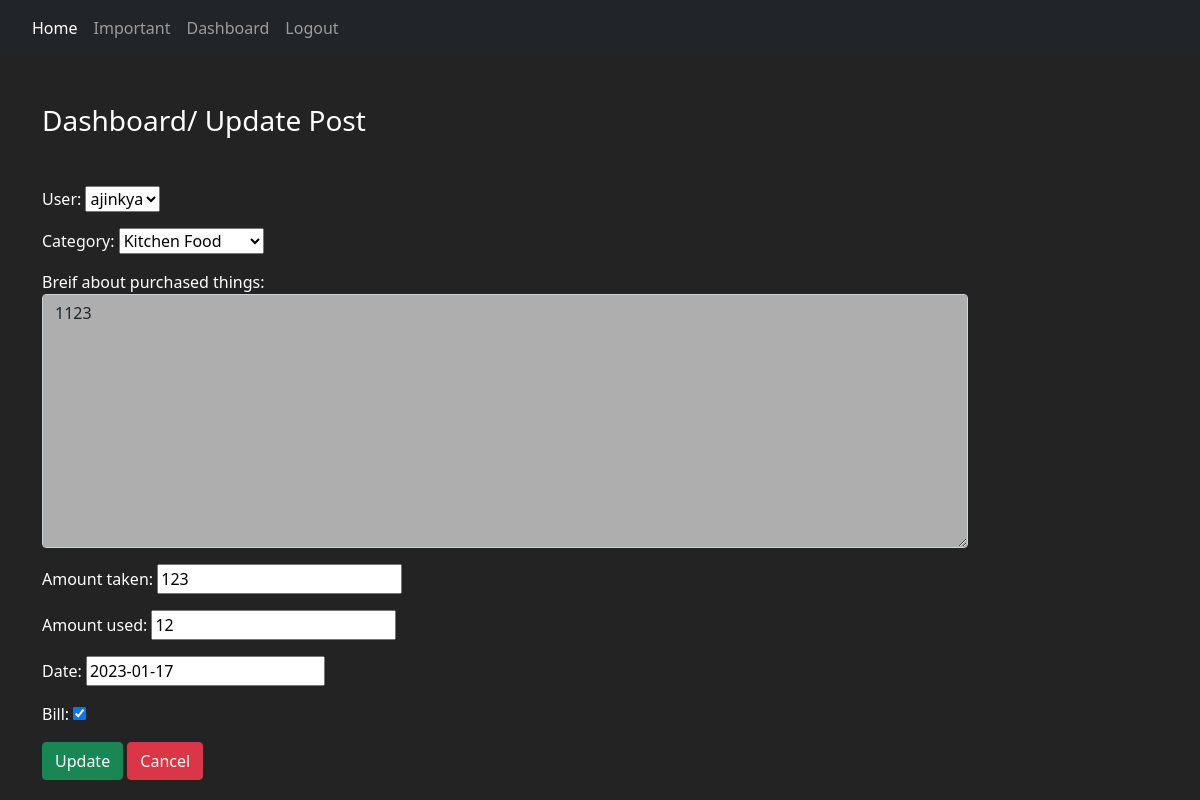
The page /updatepost/2/ (signed in) on the database its author committed.
### main/models.py (models this page shows, shortened)
class Post(models.Model):
    user = models.ForeignKey(User,default = 1, on_delete=models.CASCADE)
    category = models.CharField( max_length = 200, choices = SELECT_CATEGORY_CHOICES , default ='Food',null=True)
    amount_taken = models.BigIntegerField()
    amount_used = models.BigIntegerField()
    date = models.DateField(default = now,null=True)
    desc = models.TextField(null=True)
    bill = models.BooleanField(default=False)
    remaining = models.BooleanField(default=False)
    status = models.BooleanField(default=True)
    class Meta:
        db_table:'addmoney'

### main/views.py (the view)
# urls.py: path('updatepost/<int:id>/',views.update_post, name='updatepost'),
def update_post(request,id):
    if request.user.is_authenticated:
        if request.method == "POST":
            pi = Post.objects.get(pk=id)
            form = PostForm(request.POST, instance=pi)
            if form.is_valid():
                form.save()
                return HttpResponseRedirect('/dashboard/')
        else:
            pi = Post.objects.get(pk=id)
            form = PostForm(instance=pi)
        return render(request,'updatepost.html',{'form':form})
    else:
        return HttpResponseRedirect('/login/')

### main/forms.py
class PostForm(forms.ModelForm):
    class Meta:
        model  = Post
        fields = ['user','category','desc','amount_taken','amount_used','date','bill']
        labels = {'desc':'Breif about purchased things'}
        widgets = {
        'desc':forms.Textarea(attrs = {'class':'form-control'}),}

### templates/updatepost.html
{% extends 'base.html' %} {% load static %} {% block content %}
<div class="col-sm-10">
    <h3 class="text-white my-5">Dashboard/ Update Post</h3>
    <form action="" method="post">
        {% csrf_token %} {{form.as_p}}
        <input type="submit" value="Update" class="btn btn-success">
        <a href="{% url 'dashboard' %}" class="btn btn-danger">Cancel</a>
</div>
{% endblock content %}

### static/css/style.css (style rules this page uses)
body { background-color: rgb(36, 35, 35); color: antiquewhite; }
form { color: rgb(255, 255, 255); }
.form-control { background-color: rgba(241, 241, 241, 0.679); }

### rows shown on the page
Post: user "ajinkya", category "Kitchen Food", desc "1123", amount_taken "123", amount_used "12", date "2023-01-17", bill "☑"
